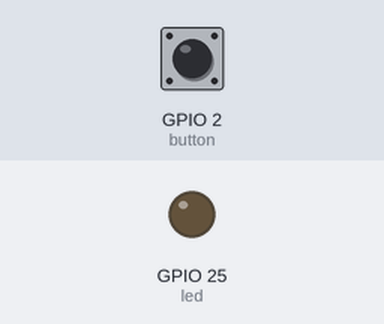
This program was run on a simulated Raspberry Pi (BCM pin numbers). On the bench: output pins drawn as LEDs (lit = HIGH). The test bench sets the inputs (shaded band); at power-on: GPIO 2 (button) HIGH. What the program prints to the terminal is not drawn.

Above: at 1.2 s.
1.3 s: GPIO 2 (button) pulled LOW for 0.15 s
At 1.37 s:
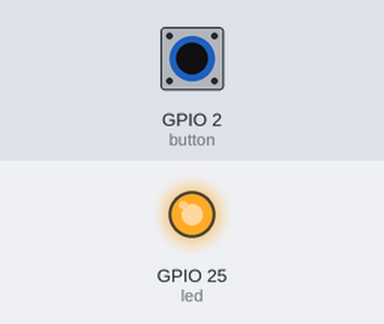
2.9 s: GPIO 2 (button) pulled LOW for 3.2 s
At 6.9 s:
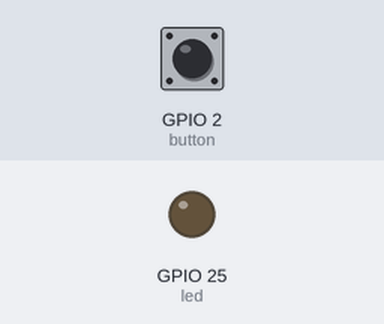
Timing chart, 0 to 8.4 s (numbered marks = the images above; inputs shaded):
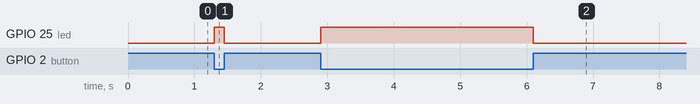

The program:

pushbutton.py
```python
from gpiozero import LED, Button
from gpiozero.pins.pigpio import PiGPIOFactory


factory = PiGPIOFactory(host='192.168.0.123')
led = LED(25, pin_factory=factory)
button = Button(2, pin_factory=factory)


def button_pressed():
    led.on()


def button_released():
    led.off()


button.when_pressed = button_pressed
button.when_released = button_released

input('Press any button...')
```

Measured:
- after the input at 1.3 s, GPIO 25 (led): LOW → HIGH at once, → LOW 0.15 s later
- after the input at 2.9 s, GPIO 25 (led): LOW → HIGH at once, → LOW 3.2 s later
